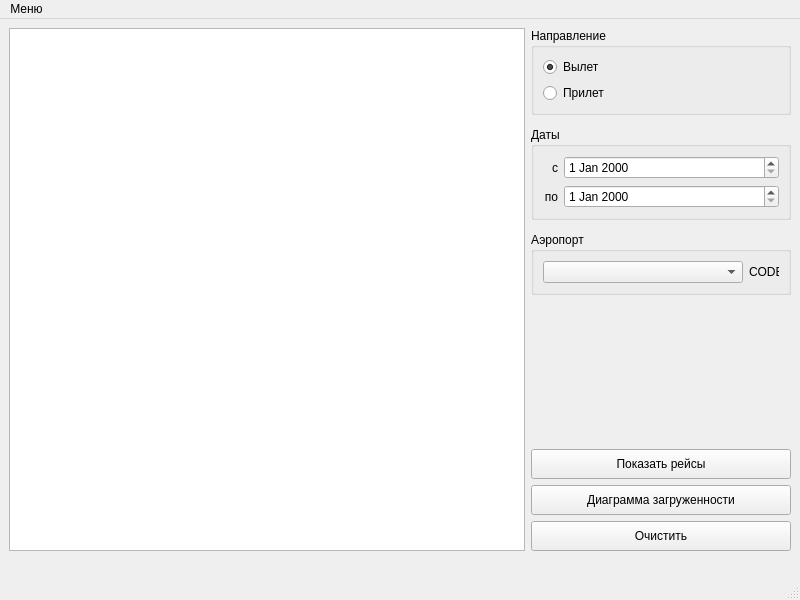
<?xml version="1.0" encoding="UTF-8"?>
<ui version="4.0">
 <class>MainWindow</class>
 <widget class="QMainWindow" name="MainWindow">
  <property name="geometry">
   <rect>
    <x>0</x>
    <y>0</y>
    <width>800</width>
    <height>600</height>
   </rect>
  </property>
  <property name="minimumSize">
   <size>
    <width>0</width>
    <height>0</height>
   </size>
  </property>
  <property name="windowTitle">
   <string>Инспектор аэропортов</string>
  </property>
  <widget class="QWidget" name="centralwidget">
   <layout class="QGridLayout" name="gridLayout">
    <item row="4" column="1">
     <widget class="QGroupBox" name="gb_airports">
      <property name="title">
       <string>Аэропорт</string>
      </property>
      <layout class="QHBoxLayout" name="horizontalLayout">
       <item>
        <widget class="QComboBox" name="cb_airports">
         <property name="sizePolicy">
          <sizepolicy hsizetype="Minimum" vsizetype="Fixed">
           <horstretch>0</horstretch>
           <verstretch>0</verstretch>
          </sizepolicy>
         </property>
         <property name="minimumSize">
          <size>
           <width>200</width>
           <height>0</height>
          </size>
         </property>
        </widget>
       </item>
       <item>
        <widget class="QLabel" name="lb_airport_code">
         <property name="sizePolicy">
          <sizepolicy hsizetype="Fixed" vsizetype="Fixed">
           <horstretch>0</horstretch>
           <verstretch>0</verstretch>
          </sizepolicy>
         </property>
         <property name="minimumSize">
          <size>
           <width>30</width>
           <height>0</height>
          </size>
         </property>
         <property name="maximumSize">
          <size>
           <width>30</width>
           <height>16777215</height>
          </size>
         </property>
         <property name="text">
          <string>CODE</string>
         </property>
         <property name="textInteractionFlags">
          <set>Qt::NoTextInteraction</set>
         </property>
        </widget>
       </item>
      </layout>
     </widget>
    </item>
    <item row="2" column="1">
     <widget class="QGroupBox" name="gb_dates">
      <property name="minimumSize">
       <size>
        <width>30</width>
        <height>0</height>
       </size>
      </property>
      <property name="title">
       <string>Даты</string>
      </property>
      <layout class="QGridLayout" name="gridLayout_2">
       <item row="1" column="1">
        <widget class="QDateEdit" name="de_to_date"/>
       </item>
       <item row="0" column="1">
        <widget class="QDateEdit" name="de_from_date">
         <property name="sizePolicy">
          <sizepolicy hsizetype="Minimum" vsizetype="Fixed">
           <horstretch>0</horstretch>
           <verstretch>0</verstretch>
          </sizepolicy>
         </property>
        </widget>
       </item>
       <item row="0" column="0">
        <widget class="QLabel" name="label">
         <property name="sizePolicy">
          <sizepolicy hsizetype="Fixed" vsizetype="Preferred">
           <horstretch>0</horstretch>
           <verstretch>0</verstretch>
          </sizepolicy>
         </property>
         <property name="minimumSize">
          <size>
           <width>15</width>
           <height>0</height>
          </size>
         </property>
         <property name="text">
          <string>с</string>
         </property>
         <property name="alignment">
          <set>Qt::AlignRight|Qt::AlignTrailing|Qt::AlignVCenter</set>
         </property>
        </widget>
       </item>
       <item row="1" column="0">
        <widget class="QLabel" name="label_2">
         <property name="sizePolicy">
          <sizepolicy hsizetype="Fixed" vsizetype="Preferred">
           <horstretch>0</horstretch>
           <verstretch>0</verstretch>
          </sizepolicy>
         </property>
         <property name="minimumSize">
          <size>
           <width>15</width>
           <height>0</height>
          </size>
         </property>
         <property name="text">
          <string>по</string>
         </property>
         <property name="alignment">
          <set>Qt::AlignRight|Qt::AlignTrailing|Qt::AlignVCenter</set>
         </property>
        </widget>
       </item>
      </layout>
     </widget>
    </item>
    <item row="9" column="1">
     <widget class="QPushButton" name="pb_clear">
      <property name="minimumSize">
       <size>
        <width>0</width>
        <height>30</height>
       </size>
      </property>
      <property name="text">
       <string>Очистить</string>
      </property>
     </widget>
    </item>
    <item row="0" column="1">
     <widget class="QGroupBox" name="gb_direction">
      <property name="sizePolicy">
       <sizepolicy hsizetype="Minimum" vsizetype="Fixed">
        <horstretch>0</horstretch>
        <verstretch>0</verstretch>
       </sizepolicy>
      </property>
      <property name="minimumSize">
       <size>
        <width>0</width>
        <height>0</height>
       </size>
      </property>
      <property name="title">
       <string>Направление</string>
      </property>
      <layout class="QVBoxLayout" name="verticalLayout">
       <item>
        <widget class="QRadioButton" name="rb_departure">
         <property name="text">
          <string>Вылет</string>
         </property>
         <property name="checked">
          <bool>true</bool>
         </property>
        </widget>
       </item>
       <item>
        <widget class="QRadioButton" name="rb_arrival">
         <property name="text">
          <string>Прилет</string>
         </property>
        </widget>
       </item>
      </layout>
     </widget>
    </item>
    <item row="5" column="1">
     <spacer name="verticalSpacer">
      <property name="orientation">
       <enum>Qt::Vertical</enum>
      </property>
      <property name="sizeHint" stdset="0">
       <size>
        <width>20</width>
        <height>40</height>
       </size>
      </property>
     </spacer>
    </item>
    <item row="7" column="1">
     <widget class="QPushButton" name="pb_request">
      <property name="sizePolicy">
       <sizepolicy hsizetype="Minimum" vsizetype="Fixed">
        <horstretch>0</horstretch>
        <verstretch>0</verstretch>
       </sizepolicy>
      </property>
      <property name="minimumSize">
       <size>
        <width>0</width>
        <height>30</height>
       </size>
      </property>
      <property name="text">
       <string>Показать рейсы</string>
      </property>
     </widget>
    </item>
    <item row="8" column="1">
     <widget class="QPushButton" name="pb_statistic">
      <property name="minimumSize">
       <size>
        <width>0</width>
        <height>30</height>
       </size>
      </property>
      <property name="text">
       <string>Диаграмма загруженности</string>
      </property>
     </widget>
    </item>
    <item row="0" column="0" rowspan="10">
     <widget class="QTableView" name="tv_flights"/>
    </item>
   </layout>
  </widget>
  <widget class="QStatusBar" name="statusbar">
   <property name="minimumSize">
    <size>
     <width>0</width>
     <height>40</height>
    </size>
   </property>
  </widget>
  <widget class="QMenuBar" name="menubar">
   <property name="geometry">
    <rect>
     <x>0</x>
     <y>0</y>
     <width>800</width>
     <height>21</height>
    </rect>
   </property>
   <widget class="QMenu" name="menu">
    <property name="title">
     <string>Меню</string>
    </property>
    <addaction name="mb_db_connection"/>
    <addaction name="mb_db_settings"/>
    <addaction name="mb_exit"/>
   </widget>
   <addaction name="menu"/>
  </widget>
  <action name="mb_exit">
   <property name="text">
    <string>Выход</string>
   </property>
  </action>
  <action name="mb_db_settings">
   <property name="text">
    <string>Настройки Базы Данных</string>
   </property>
  </action>
  <action name="mb_db_connection">
   <property name="text">
    <string>Отключиться от БД</string>
   </property>
  </action>
 </widget>
 <tabstops>
  <tabstop>tv_flights</tabstop>
  <tabstop>rb_departure</tabstop>
  <tabstop>rb_arrival</tabstop>
  <tabstop>de_from_date</tabstop>
  <tabstop>de_to_date</tabstop>
  <tabstop>cb_airports</tabstop>
  <tabstop>pb_request</tabstop>
  <tabstop>pb_statistic</tabstop>
  <tabstop>pb_clear</tabstop>
 </tabstops>
 <resources/>
 <connections/>
</ui>
